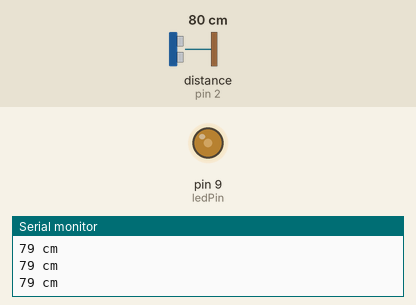
A sketch run on a simulated Arduino Uno, built with avr-gcc and run on an emulated ATmega328P. On the bench: output pins drawn as LEDs (lit = HIGH), the last lines printed to the serial monitor. Wiring (inferred from the names in the program): ultrasonic range finder: trigger pin 3; echo pin 2. Dashed ring = blinking. Inputs (shaded band) come from the test bench; at power-on: distance to the obstacle (sensor on pin 2) 80 cm. The echo pulse lasts 58.3 µs per cm; pins used as bus, display or sensor lines are not drawn.

Above: at 1.2 s.
1.3 s: distance to the obstacle (sensor on pin 2) set to 4 cm
At 1.74 s:
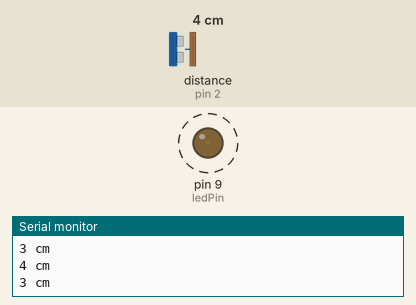
4.3 s: distance to the obstacle (sensor on pin 2) set to 2 cm
5.9 s: distance to the obstacle (sensor on pin 2) set to 120 cm
At 7.2 s:
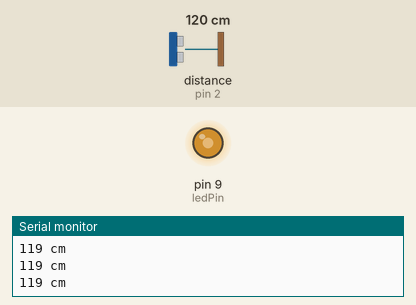
7.5 s: distance to the obstacle (sensor on pin 2) set to 250 cm
At 8.8 s:
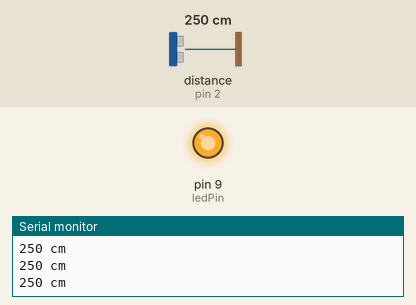
Timing chart, 0 to 10.2 s (numbered marks = the images above; inputs shaded):
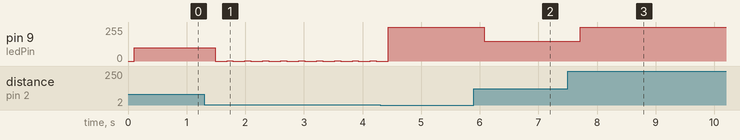

Measured:
- after the input at 1.3 s, pin 9 (ledPin): alternates 1/255 for 0.10 s and 0/255 for 0.20 s, starting after 0.19 s
- after the input at 5.9 s, pin 9 (ledPin): 255/255 → 150/255 after 0.18 s
- after the input at 7.5 s, pin 9 (ledPin): 150/255 → 255/255 after 0.22 s

The sketch:

distanceSensor.ino
```cpp
int trigPin = 3;
int echoPin = 2;
 int ledPin = 9;
 int brightness = 0;
 int sensorLow = 3;
 int sensorHigh = 200;


void setup() {
  // put your setup code here, to run once:
Serial.begin (9600);
//sensor
pinMode(trigPin, OUTPUT);
pinMode(echoPin, INPUT);
//led
pinMode(ledPin, OUTPUT);
}

void loop() {

  int duration, distance;
    digitalWrite(trigPin, HIGH);
  delayMicroseconds(1000);
  digitalWrite(trigPin, LOW);
  duration = pulseIn(echoPin, HIGH);
  distance = (duration/2) / 29.1;
  // print out the value of distance:
  Serial.print(distance);
  Serial.println(" cm");
  delay(100);
  //make the value of brightness between 0 and 255
  brightness = map(distance, sensorLow, sensorHigh, 0, 255);
  analogWrite(ledPin, brightness);

}
```
